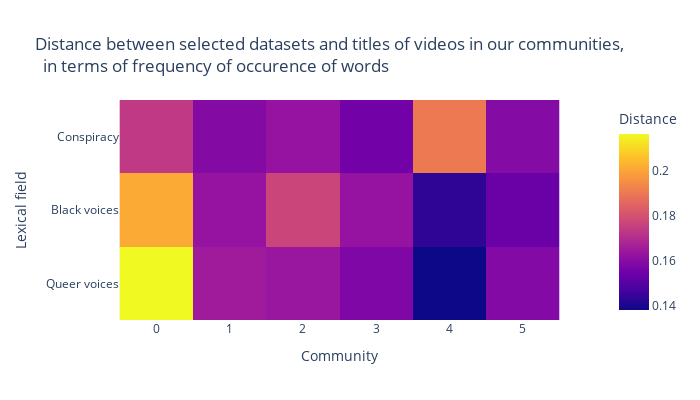

Here is the notebook cell this chart was saved with:
### Markdown cell above
Once all datasets have been analyzed, we can build the heatmap of distances.

### Code cell
# Normalization
distance_queer = [element/sum(distance_queer) for element in distance_queer]
distance_black = [element/sum(distance_black) for element in distance_black]
distance_loco = [element/sum(distance_loco) for element in distance_loco]
#distance_climate = [element/sum(distance_climate) for element in distance_climate]

fig = px.imshow([distance_loco,distance_black,distance_queer],
                title="Distance between selected datasets and titles of videos in our communities,<br>\t in terms of frequency of occurence of words",
                labels=dict(x="Community", y="Lexical field" , color="Distance"),
                x=['0','1','2','3','4','5'], 
                y=['Conspiracy','Black voices','Queer voices',],
                width=700, height=400)
fig.show()
fig.write_html("figures/heat_map_datasets.html")

### Figure 1 — Plotly figure (JSON) as saved in the notebook; plotly's stock layout.template omitted (floating-point values rounded to 4 significant figures)
{"data": [{"coloraxis": "coloraxis", "hovertemplate": "Community: %{x}<br>Lexical field: %{y}<br>Distance: %{z}<extra></extra>", "name": "0", "type": "heatmap", "x": ["0", "1", "2", "3", "4", "5"], "xaxis": "x", "y": ["Conspiracy", "Black voices", "Queer voices"], "yaxis": "y", "z": [[0.1734, 0.1592, 0.1626, 0.1554, 0.1903, 0.1592], [0.2011, 0.1627, 0.1766, 0.1626, 0.1433, 0.1538], [0.2164, 0.1652, 0.1636, 0.1579, 0.138, 0.1589]]}], "layout": {"coloraxis": {"colorbar": {"title": {"text": "Distance"}}, "colorscale": [[0, "#0d0887"], [0.1111, "#46039f"], [0.2222, "#7201a8"], [0.3333, "#9c179e"], [0.4444, "#bd3786"], [0.5556, "#d8576b"], [0.6667, "#ed7953"], [0.7778, "#fb9f3a"], [0.8889, "#fdca26"], [1, "#f0f921"]]}, "height": 400, "title": {"text": "Distance between selected datasets and titles of videos in our communities,<br>\t in terms of frequency of occurence of words"}, "width": 700, "xaxis": {"anchor": "y", "constrain": "domain", "domain": [0, 1], "scaleanchor": "y", "title": {"text": "Community"}}, "yaxis": {"anchor": "x", "autorange": "reversed", "constrain": "domain", "domain": [0, 1], "title": {"text": "Lexical field"}}}}
